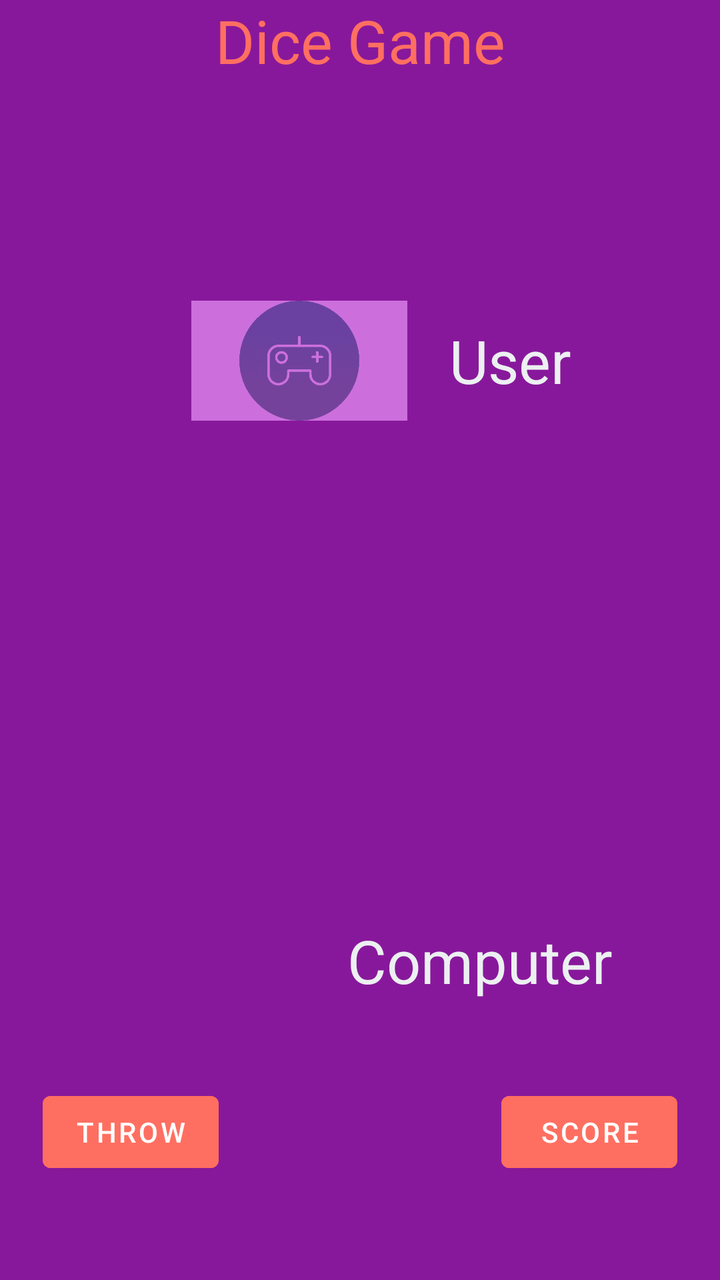
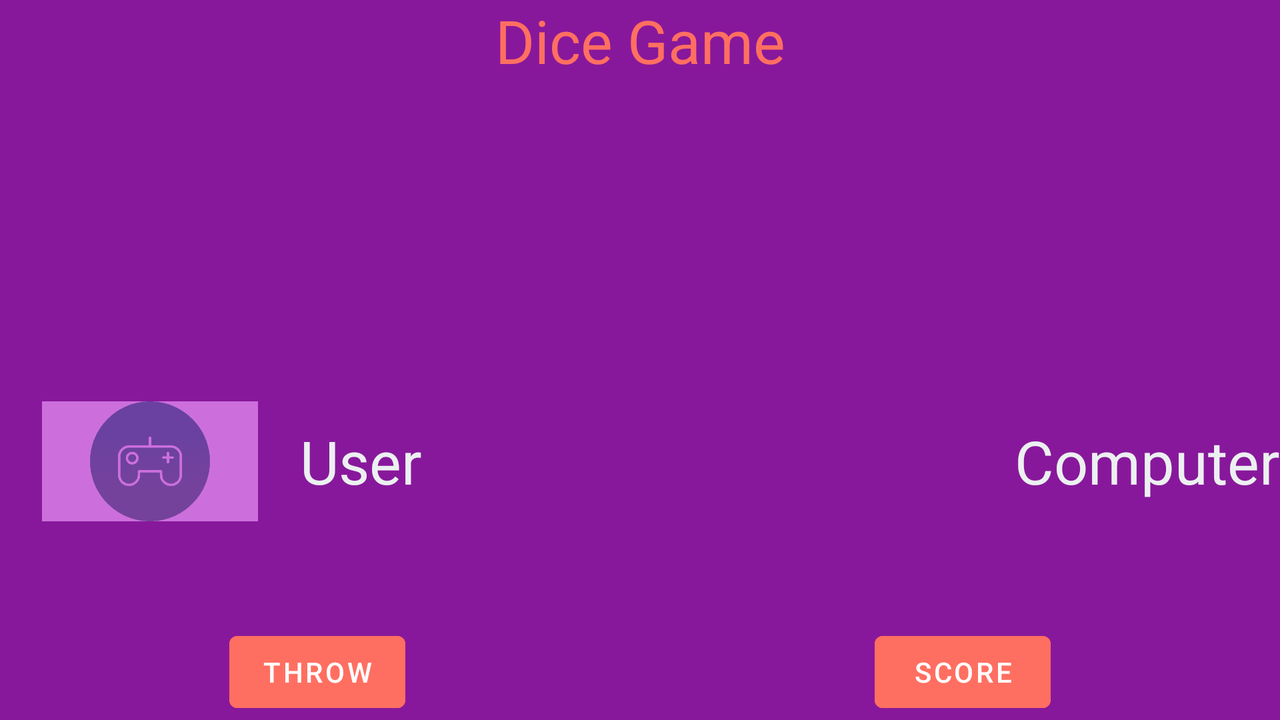

First picture: res/layout/ on a phone held upright. Second picture: the repository's own variant of that layout, on a device whose configuration matches the variant's folder. Source for both follows.
<!-- AndroidManifest.xml: application theme Theme.CW1_diceGame -->
<!-- res/layout/activity_game.xml -->
<?xml version="1.0" encoding="utf-8"?>
<androidx.constraintlayout.widget.ConstraintLayout xmlns:android="http://schemas.android.com/apk/res/android"
    xmlns:app="http://schemas.android.com/apk/res-auto"
    xmlns:tools="http://schemas.android.com/tools"
    android:layout_width="match_parent"
    android:layout_height="match_parent"
    android:background="#88189b"
    tools:context=".GameActivity">

    <TextView
        android:id="@+id/game_heading"
        android:layout_width="match_parent"
        android:layout_height="wrap_content"
        android:text="@string/dice_game_head"
        android:textColor="#FF6F61"
        android:textSize="30sp"
        android:textAlignment="center"
        app:layout_constraintTop_toTopOf="parent"
        app:layout_constraintEnd_toEndOf="parent"
        app:layout_constraintStart_toStartOf="parent" />

    <LinearLayout
        android:id="@+id/scoreAndWins"
        android:layout_width="match_parent"
        android:layout_height="wrap_content"
        android:layout_marginTop="20dp"
        app:layout_constraintTop_toBottomOf="@id/game_heading"
        app:layout_constraintEnd_toEndOf="parent"
        app:layout_constraintStart_toStartOf="parent"
        android:orientation="horizontal">

        <TextView
            android:id="@+id/noOfWins"
            android:layout_width="wrap_content"
            android:layout_height="wrap_content"
            android:textSize="20sp"
            android:layout_weight="1"
            android:gravity="start" />

        <TextView
            android:id="@+id/scoreText"
            android:layout_width="wrap_content"
            android:layout_height="50dp"
            android:textSize="20sp"
            android:layout_weight="1"
            android:gravity="end" />

    </LinearLayout>


    <LinearLayout
        android:id="@+id/userIcon"
        android:layout_width="wrap_content"
        android:layout_height="60dp"
        android:layout_marginTop="40dp"
        app:layout_constraintTop_toBottomOf="@id/scoreAndWins"
        app:layout_constraintBottom_toTopOf="@id/userDiceLayout"
        app:layout_constraintStart_toStartOf="parent"
        app:layout_constraintEnd_toEndOf="parent"
        tools:ignore="UseCompoundDrawables">

        <ImageView
            android:layout_width="150dp"
            android:layout_height="wrap_content"
            android:src="@drawable/usericon"
            android:contentDescription="@string/user_icon" />

        <TextView
            android:layout_width="wrap_content"
            android:layout_height="wrap_content"
            android:text="@string/user"
            android:textColor="#ECF0F1"
            android:textSize="30sp"
            android:layout_gravity="center_vertical"/>
    </LinearLayout>


    <LinearLayout
        android:id="@+id/userDiceLayout"
        android:layout_width="wrap_content"
        android:layout_height="120dp"
        android:orientation="horizontal"
        android:layout_weight="1"
        app:layout_constraintTop_toBottomOf="@id/userIcon"
        app:layout_constraintEnd_toEndOf="parent"
        app:layout_constraintStart_toStartOf="parent">

        <ImageView
            android:id="@+id/userImage1"
            android:layout_width="wrap_content"
            android:layout_height="wrap_content"
            android:layout_weight="1"
            android:contentDescription="@string/dice_image"
            tools:ignore="NestedWeights" />

        <ImageView
            android:id="@+id/userImage2"
            android:layout_width="wrap_content"
            android:layout_height="wrap_content"
            android:layout_weight="1"
            android:contentDescription="@string/dice_image" />

        <ImageView
            android:id="@+id/userImage3"
            android:layout_width="wrap_content"
            android:layout_height="wrap_content"
            android:layout_weight="1"
            android:contentDescription="@string/dice_image" />

        <ImageView
            android:id="@+id/userImage4"
            android:layout_width="wrap_content"
            android:layout_height="wrap_content"
            android:layout_weight="1"
            android:contentDescription="@string/dice_image" />

        <ImageView
            android:id="@+id/userImage5"
            android:layout_width="wrap_content"
            android:layout_height="wrap_content"
            android:layout_weight="1"
            android:contentDescription="@string/dice_image" />
    </LinearLayout>


    <LinearLayout
        android:id="@+id/computerDiceLayout"
        android:layout_width="wrap_content"
        android:layout_height="120dp"
        android:layout_weight="1"
        android:orientation="horizontal"
        app:layout_constraintBottom_toTopOf="@id/computerIcon"
        app:layout_constraintEnd_toEndOf="parent"
        app:layout_constraintStart_toStartOf="parent"
        app:layout_constraintTop_toBottomOf="@id/userDiceLayout">

        <ImageView
            android:id="@+id/computerImage1"
            android:layout_width="wrap_content"
            android:layout_height="wrap_content"
            android:layout_weight="1"
            android:contentDescription="@string/dice_image"
            tools:ignore="NestedWeights" />

        <ImageView
            android:id="@+id/computerImage2"
            android:layout_width="wrap_content"
            android:layout_height="wrap_content"
            android:layout_weight="1"
            android:contentDescription="@string/dice_image" />

        <ImageView
            android:id="@+id/computerImage3"
            android:layout_width="wrap_content"
            android:layout_height="wrap_content"
            android:layout_weight="1"
            android:contentDescription="@string/dice_image" />

        <ImageView
            android:id="@+id/computerImage4"
            android:layout_width="wrap_content"
            android:layout_height="wrap_content"
            android:layout_weight="1"
            android:contentDescription="@string/dice_image" />

        <ImageView
            android:id="@+id/computerImage5"
            android:layout_width="wrap_content"
            android:layout_height="wrap_content"
            android:layout_weight="1"
            android:contentDescription="@string/dice_image" />

    </LinearLayout>

    <LinearLayout
        android:id="@+id/computerIcon"
        android:layout_width="wrap_content"
        android:layout_height="60dp"
        app:layout_constraintTop_toBottomOf="@id/computerDiceLayout"
        app:layout_constraintStart_toStartOf="parent"
        app:layout_constraintEnd_toEndOf="parent"
        tools:ignore="UseCompoundDrawables">

        <ImageView
            android:layout_width="120dp"
            android:layout_height="wrap_content"
            android:src="@drawable/computericon"
            android:contentDescription="@string/computer_icon" />

        <TextView
            android:layout_width="wrap_content"
            android:layout_height="wrap_content"
            android:text="@string/computer"
            android:textColor="#ECF0F1"
            android:textSize="30sp"
            android:layout_gravity="center_vertical"/>

    </LinearLayout>

    <TextView
        android:id="@+id/roundText"
        android:layout_width="match_parent"
        android:layout_height="wrap_content"
        android:textAlignment="center"
        android:textColor="#FF6F61"
        android:textSize="20sp"
        app:layout_constraintTop_toBottomOf="@id/computerIcon"
        app:layout_constraintEnd_toEndOf="parent"
        app:layout_constraintStart_toStartOf="parent" />

    <TextView
        android:id="@+id/gameUpdateText"
        android:layout_width="match_parent"
        android:layout_height="wrap_content"
        android:textColor="#FF6F61"
        android:textSize="18sp"
        android:textAlignment="center"
        app:layout_constraintTop_toBottomOf="@id/roundText"
        app:layout_constraintEnd_toEndOf="parent"
        app:layout_constraintStart_toStartOf="parent"
        app:layout_constraintBottom_toTopOf="@id/btnLayout"/>

    <androidx.constraintlayout.widget.ConstraintLayout
        android:id="@+id/btnLayout"
        android:layout_width="match_parent"
        android:layout_height="wrap_content"
        android:layout_marginTop="200dp"
        android:layout_marginBottom="50dp"
        app:layout_constraintBottom_toBottomOf="parent"
        app:layout_constraintStart_toStartOf="parent"
        app:layout_constraintEnd_toEndOf="parent">

        <Button
            android:id="@+id/throwBtn"
            android:layout_width="wrap_content"
            android:layout_height="wrap_content"
            android:text="@string/throw_btn_name"
            android:layout_marginEnd="60dp"
            android:backgroundTint="#FF6F61"
            app:layout_constraintTop_toTopOf="parent"
            app:layout_constraintBottom_toBottomOf="parent"
            app:layout_constraintStart_toStartOf="parent"
            app:layout_constraintEnd_toStartOf="@+id/scoreBtn"/>

        <Button
            android:id="@+id/scoreBtn"
            android:layout_width="wrap_content"
            android:layout_height="wrap_content"
            android:text="@string/score_btn_name"
            android:layout_marginStart="60dp"
            android:backgroundTint="#FF6F61"
            app:layout_constraintTop_toTopOf="parent"
            app:layout_constraintBottom_toBottomOf="parent"
            app:layout_constraintStart_toEndOf="@+id/throwBtn"
            app:layout_constraintEnd_toEndOf="parent"/>


    </androidx.constraintlayout.widget.ConstraintLayout>




</androidx.constraintlayout.widget.ConstraintLayout>
<!-- resources referenced by this layout -->
<resources>
  <!-- drawable usericon: png bitmap (drawable, 35643 bytes) -->
  <string name="computer">Computer</string>
  <string name="computer_icon">Computer Icon</string>
  <string name="dice_game_head">Dice Game</string>
  <string name="dice_image">Dice Image </string>
  <string name="score_btn_name">Score</string>
  <string name="throw_btn_name">Throw</string>
  <string name="user">User</string>
  <string name="user_icon">User Icon</string>
  <style name="Theme.CW1_diceGame" parent="Theme.MaterialComponents.DayNight.DarkActionBar">
          
          <item name="colorPrimary">@color/purple_500</item>
          <item name="colorPrimaryVariant">@color/purple_700</item>
          <item name="colorOnPrimary">@color/white</item>
          
          <item name="colorSecondary">@color/teal_200</item>
          <item name="colorSecondaryVariant">@color/teal_700</item>
          <item name="colorOnSecondary">@color/black</item>
          
          <item name="android:statusBarColor">?attr/colorPrimaryVariant</item>
          
      </style>
</resources>
<!-- res/layout-land/activity_game.xml (the repository's variant of the layout above) -->
<!-- drawn on the phone turned sideways -->
<?xml version="1.0" encoding="utf-8"?>
<androidx.constraintlayout.widget.ConstraintLayout xmlns:android="http://schemas.android.com/apk/res/android"
    xmlns:app="http://schemas.android.com/apk/res-auto"
    xmlns:tools="http://schemas.android.com/tools"
    android:layout_width="match_parent"
    android:layout_height="match_parent"
    android:background="#88189b"
    tools:context=".GameActivity">

    <TextView
        android:id="@+id/game_heading"
        android:layout_width="match_parent"
        android:layout_height="wrap_content"
        android:text="@string/dice_game_head"
        android:textColor="#FF6F61"
        android:textSize="30sp"
        android:textAlignment="center"
        app:layout_constraintTop_toTopOf="parent"
        app:layout_constraintEnd_toEndOf="parent"
        app:layout_constraintStart_toStartOf="parent" />

    <LinearLayout
        android:id="@+id/scoreAndWins"
        android:layout_width="match_parent"
        android:layout_height="wrap_content"
        android:layout_marginTop="20dp"
        app:layout_constraintTop_toBottomOf="@id/game_heading"
        app:layout_constraintEnd_toEndOf="parent"
        app:layout_constraintStart_toStartOf="parent"
        android:orientation="horizontal">

        <TextView
            android:id="@+id/noOfWins"
            android:layout_width="wrap_content"
            android:layout_height="wrap_content"
            android:textSize="20sp"
            android:layout_weight="1"
            android:gravity="start" />

        <TextView
            android:id="@+id/scoreText"
            android:layout_width="wrap_content"
            android:layout_height="50dp"
            android:textSize="20sp"
            android:layout_weight="1"
            android:gravity="end" />

    </LinearLayout>


    <LinearLayout
        android:id="@+id/userIcon"
        android:layout_width="wrap_content"
        android:layout_height="60dp"
        android:layout_marginTop="40dp"
        app:layout_constraintBottom_toTopOf="@id/roundText"
        app:layout_constraintStart_toStartOf="parent"
        tools:ignore="UseCompoundDrawables">

        <ImageView
            android:layout_width="150dp"
            android:layout_height="wrap_content"
            android:src="@drawable/usericon"
            android:contentDescription="@string/user_icon" />

        <TextView
            android:layout_width="wrap_content"
            android:layout_height="wrap_content"
            android:text="@string/user"
            android:textColor="#ECF0F1"
            android:textSize="30sp"
            android:layout_gravity="center_vertical"/>
    </LinearLayout>


    <LinearLayout
        android:id="@+id/userDiceLayout"
        android:layout_width="200dp"
        android:layout_height="100dp"
        android:orientation="horizontal"
        android:layout_weight="1"
        app:layout_constraintTop_toBottomOf="@id/scoreAndWins"
        app:layout_constraintBottom_toTopOf="@id/userIcon"
        app:layout_constraintStart_toStartOf="parent">

        <ImageView
            android:id="@+id/userImage1"
            android:layout_width="wrap_content"
            android:layout_height="wrap_content"
            android:layout_weight="1"
            android:contentDescription="@string/dice_image"
            tools:ignore="NestedWeights" />

        <ImageView
            android:id="@+id/userImage2"
            android:layout_width="wrap_content"
            android:layout_height="wrap_content"
            android:layout_weight="1"
            android:contentDescription="@string/dice_image" />

        <ImageView
            android:id="@+id/userImage3"
            android:layout_width="match_parent"
            android:layout_height="wrap_content"
            android:layout_weight="1"
            android:contentDescription="@string/dice_image" />

        <ImageView
            android:id="@+id/userImage4"
            android:layout_width="wrap_content"
            android:layout_height="wrap_content"
            android:layout_weight="1"
            android:contentDescription="@string/dice_image" />

        <ImageView
            android:id="@+id/userImage5"
            android:layout_width="wrap_content"
            android:layout_height="wrap_content"
            android:layout_weight="1"
            android:contentDescription="@string/dice_image" />
    </LinearLayout>


    <LinearLayout
        android:id="@+id/computerDiceLayout"
        android:layout_width="200dp"
        android:layout_height="100dp"
        android:layout_weight="1"
        android:orientation="horizontal"
        app:layout_constraintBottom_toTopOf="@id/computerIcon"
        app:layout_constraintEnd_toEndOf="parent"
        app:layout_constraintTop_toBottomOf="@id/scoreAndWins">

        <ImageView
            android:id="@+id/computerImage1"
            android:layout_width="wrap_content"
            android:layout_height="wrap_content"
            android:layout_weight="1"
            android:contentDescription="@string/dice_image"
            tools:ignore="NestedWeights" />

        <ImageView
            android:id="@+id/computerImage2"
            android:layout_width="wrap_content"
            android:layout_height="wrap_content"
            android:layout_weight="1"
            android:contentDescription="@string/dice_image" />

        <ImageView
            android:id="@+id/computerImage3"
            android:layout_width="match_parent"
            android:layout_height="wrap_content"
            android:layout_weight="1"
            android:contentDescription="@string/dice_image" />

        <ImageView
            android:id="@+id/computerImage4"
            android:layout_width="wrap_content"
            android:layout_height="wrap_content"
            android:layout_weight="1"
            android:contentDescription="@string/dice_image" />

        <ImageView
            android:id="@+id/computerImage5"
            android:layout_width="wrap_content"
            android:layout_height="wrap_content"
            android:layout_weight="1"
            android:contentDescription="@string/dice_image" />

    </LinearLayout>

    <LinearLayout
        android:id="@+id/computerIcon"
        android:layout_width="wrap_content"
        android:layout_height="60dp"
        app:layout_constraintBottom_toTopOf="@id/roundText"
        app:layout_constraintEnd_toEndOf="parent"
        tools:ignore="UseCompoundDrawables">

        <ImageView
            android:layout_width="120dp"
            android:layout_height="wrap_content"
            android:src="@drawable/computericon"
            android:contentDescription="@string/computer_icon" />

        <TextView
            android:layout_width="wrap_content"
            android:layout_height="wrap_content"
            android:text="@string/computer"
            android:textColor="#ECF0F1"
            android:textSize="30sp"
            android:layout_gravity="center_vertical"/>
    </LinearLayout>

    <TextView
        android:id="@+id/roundText"
        android:layout_width="match_parent"
        android:layout_height="wrap_content"
        android:textAlignment="center"
        android:textColor="#FF6F61"
        android:textSize="20sp"
        app:layout_constraintEnd_toEndOf="parent"
        app:layout_constraintBottom_toTopOf="@id/gameUpdateText"
        app:layout_constraintStart_toStartOf="parent" />

    <TextView
        android:id="@+id/gameUpdateText"
        android:layout_width="match_parent"
        android:layout_height="wrap_content"
        android:textColor="#FF6F61"
        android:textSize="18sp"
        android:textAlignment="center"
        app:layout_constraintEnd_toEndOf="parent"
        app:layout_constraintStart_toStartOf="parent"
        app:layout_constraintBottom_toTopOf="@id/btnLayout"/>

    <androidx.constraintlayout.widget.ConstraintLayout
        android:id="@+id/btnLayout"
        android:layout_width="match_parent"
        android:layout_height="wrap_content"
        android:layout_marginTop="200dp"
        app:layout_constraintBottom_toBottomOf="parent"
        app:layout_constraintStart_toStartOf="parent"
        app:layout_constraintEnd_toEndOf="parent">

        <Button
            android:id="@+id/throwBtn"
            android:layout_width="wrap_content"
            android:layout_height="wrap_content"
            android:text="@string/throw_btn_name"
            android:layout_marginEnd="60dp"
            android:backgroundTint="#FF6F61"
            app:layout_constraintTop_toTopOf="parent"
            app:layout_constraintBottom_toBottomOf="parent"
            app:layout_constraintStart_toStartOf="parent"
            app:layout_constraintEnd_toStartOf="@+id/scoreBtn"/>

        <Button
            android:id="@+id/scoreBtn"
            android:layout_width="wrap_content"
            android:layout_height="wrap_content"
            android:text="@string/score_btn_name"
            android:layout_marginStart="60dp"
            android:backgroundTint="#FF6F61"
            app:layout_constraintTop_toTopOf="parent"
            app:layout_constraintBottom_toBottomOf="parent"
            app:layout_constraintStart_toEndOf="@+id/throwBtn"
            app:layout_constraintEnd_toEndOf="parent"/>


    </androidx.constraintlayout.widget.ConstraintLayout>




</androidx.constraintlayout.widget.ConstraintLayout>
